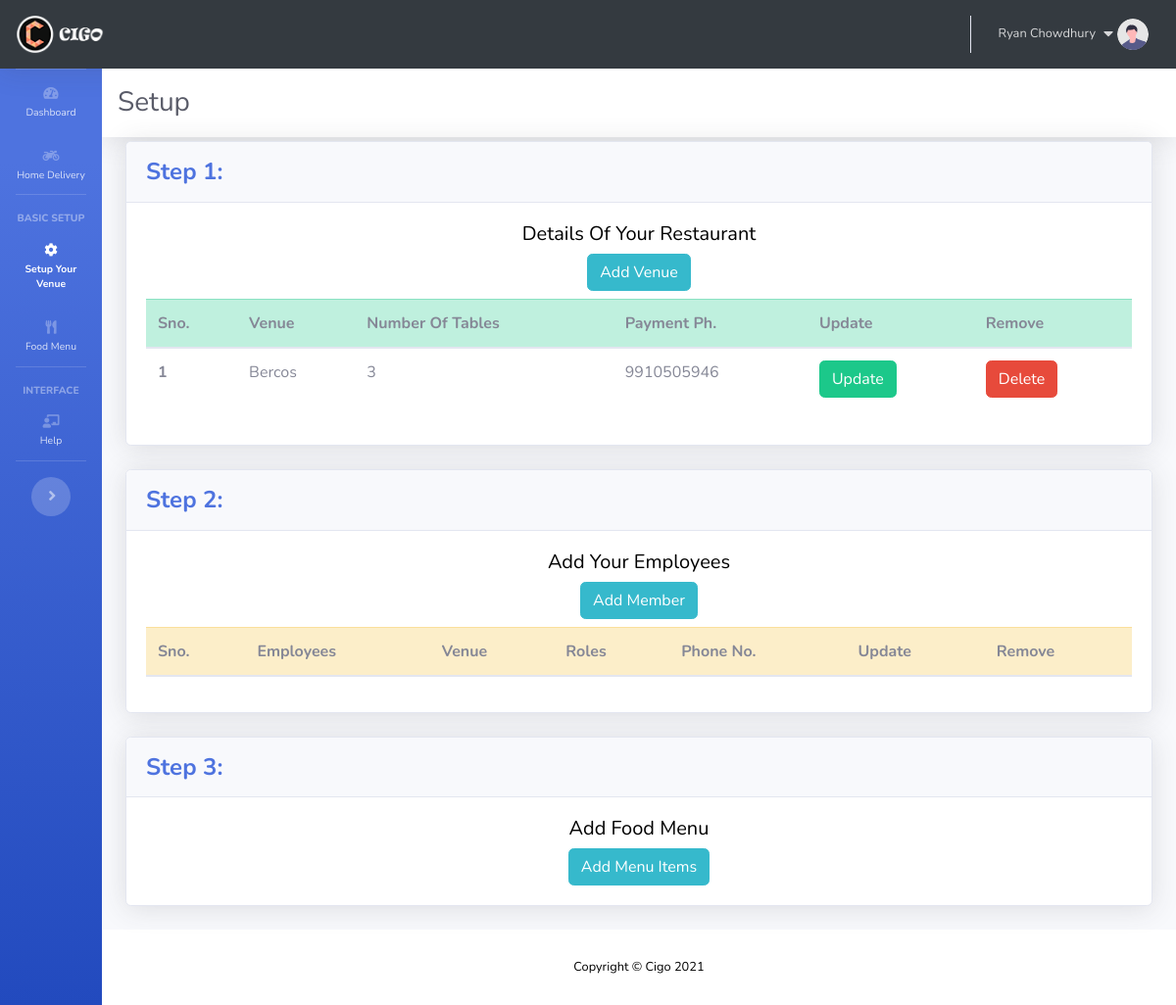
Page /setup/ (signed in) on the earlier database version.
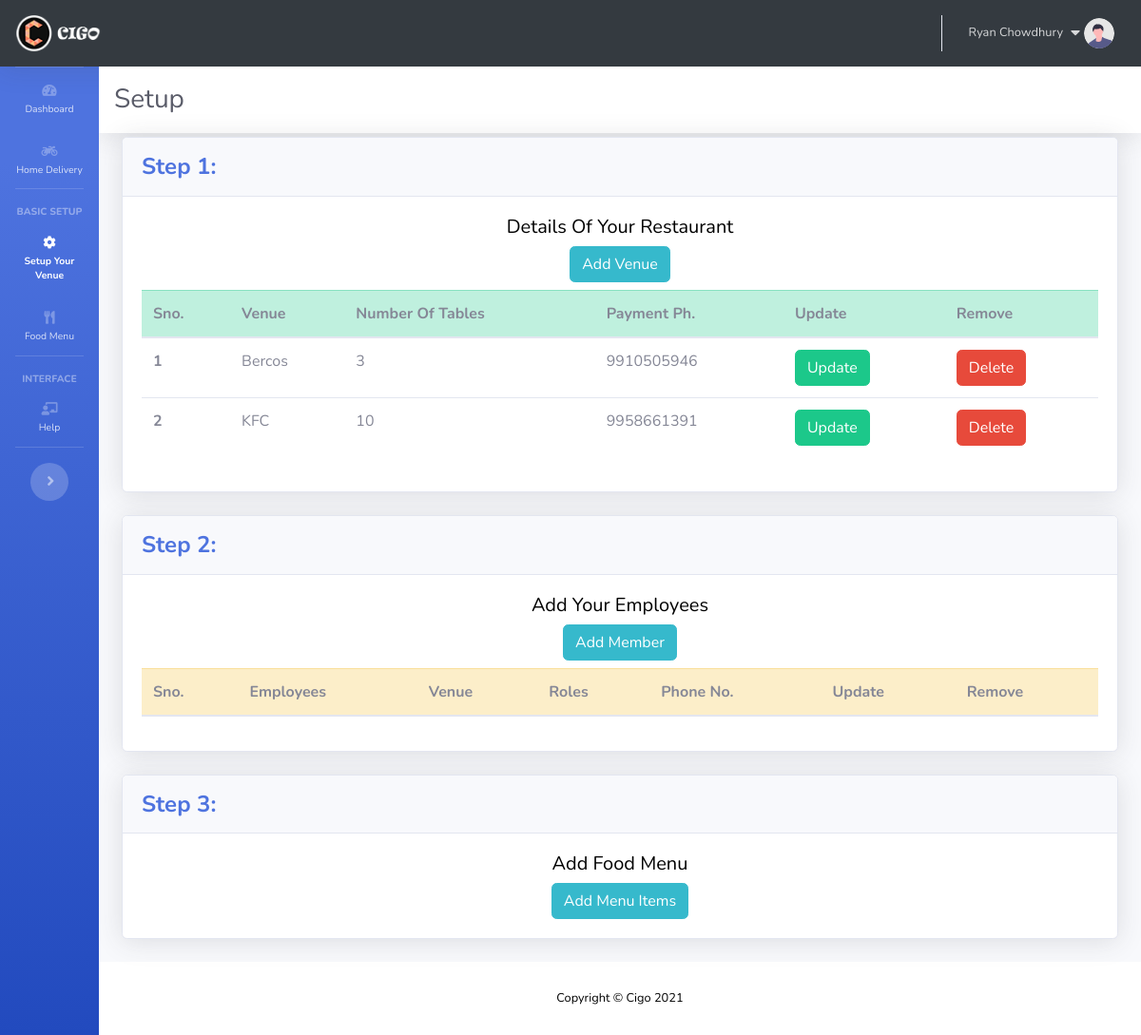
Same page on the later database version.
### setup/models.py (models this page shows, shortened)
class Venue(models.Model):
	venueid = models.AutoField(primary_key=True)
	venuename = models.CharField(max_length=50)
	owner = models.ForeignKey(User, on_delete=models.CASCADE)
	notables = models.IntegerField(default=0)
	paymentphone = models.CharField(max_length=50, default="0")

### accounts/decorators.py (the view)
		def wrapper_func(request, *args, **kwargs):
			group = None
			if request.user.groups.exists():
				group = request.user.groups.all()[0].name
			if group in allowed_roles:
				return view_func(request, *args, **kwargs)
			else:
				return HttpResponse('You are not allowed')

### dashboard/templatetags/auth_extras.py (called while the page is built)
@register.filter(name='has_group')
def has_group(user, group_name):
    group = Group.objects.get(name=group_name)
    return True if group in user.groups.all() else False

### setup/views.py (called while the page is built)
@login_required(login_url="/home/")
@allowed_users(allowed_roles=['Owner','Admin'])
def setup(request):
	allrestaurants = Venue.objects.filter(owner=request.user)
	allemployee = Employee.objects.filter(owner=request.user)
	details = {'allrestaurants':allrestaurants, 'allemployee':allemployee}
	return render(request,'app/setup/setup.html', details)

### templates/app/setup/setup.html (shortened to what this page needs)
{% extends "app/appbase.html" %}
{% block setupactive %}active{% endblock setupactive %}
{% block pageheading %}
<h1 class="h3 mb-0 text-gray-800 mr-4">Setup</h1>
{% endblock pageheading %}
{% block body %}
<div class="container-fluid">
	<div class="card shadow mb-4">
		<div class="card-header py-3">
			<h4 class="m-0 font-weight-bold text-primary">Step 1:</h4>
		</div>
		<div class="card-body">
			<div>
				<h5 class="text-center "> Details Of Your Restaurant</h5>
			</div>
			<div class="text-center">
				<button type="button" class="btn btn-info" data-toggle="modal" data-target="#newVenueModal">
					Add Venue
				</button>
			</div>
			<div class="table-responsive">
				<table class="table mt-2">
					<thead class="table-success">
						<tr>
							<th scope="col">Sno.</th>
							<th scope="col">Venue</th>
							<th scope="col">Number Of Tables</th>
							<th scope="col">Payment Ph.</th>
							<th scope="col">Update</th>
							<th scope="col">Remove</th>
						</tr>
					</thead>
					<tbody>
						{% for i in allrestaurants %}
						<tr>
							<th scope="row">{{ forloop.counter }}</th>
							<td id="venuename{{i.venueid}}">{{i.venuename}}</td>
							<td id="notables{{i.venueid}}">{{i.notables}}</td>
							<td id="paymentphone{{i.venueid}}">{{i.paymentphone}}</td>
							<td><button id="{{i.venueid}}" type="button" class="btn btn-success updatevenue" data-toggle="modal" data-target="#updateVenueModal">Update</button></td>
							<td><button type="button" id="{{i.venueid}}" class="btn btn-danger deletevenue">Delete</button></td>
						</tr>
						{% endfor %}
					</tbody>
				</table>
			</div>
		</div>
	</div>
</div>
<div class="container-fluid">
	<div class="card shadow mb-4">
		<div class="card-header py-3">
			<h4 class="m-0 font-weight-bold text-primary">Step 2:</h4>
		</div>
		<div class="card-body">
			<div>
				<h5 class="text-center "> Add Your Employees </h5>
			</div>
			<div class="text-center">
				<button type="button" class="btn btn-info" data-toggle="modal" data-target="#signupModal">
					Add Member
				</button>
			</div>
			<div class="table-responsive">
				<table class="table mt-2">
					<thead class="table-warning">
						<tr>
							<th scope="col">Sno.</th>
							<th scope="col">Employees</th>
							<th scope="col">Venue</th>
							<th scope="col">Roles</th>
							<th scope="col">Phone No.</th>
							<th scope="col">Update</th>
							<th scope="col">Remove</th>
						</tr>
					</thead>
				</table>
			</div>
		</div>
	</div>
</div>
<div class="container-fluid">
	<div class="card shadow mb-4">
		<div class="card-header py-3">
			<h4 class="m-0 font-weight-bold text-primary">Step 3:</h4>
		</div>
		<div class="card-body">
			<div>
				<h5 class="text-center "> Add Food Menu</h5>
			</div>
			<div class="text-center">
				<a type="button" class="btn btn-info" href="./menupage">
					Add Menu Items
				</a>
			</div>
		</div>
	</div>
</div>
{% endblock body %}

### templates/app/appbase.html (shortened to what this page needs)
{% load static %}
{% load auth_extras %}
<!DOCTYPE html>
<html lang="en">
<head>
	<link href="{% static 'app/css/all.min.css' %}" rel="stylesheet" type="text/css">
	<link href="{% static 'app/css/sb-admin-2.min.css' %}" rel="stylesheet">
	<link href="{% static 'app/css/dashboard.css' %}" rel="stylesheet">
</head>
<body id="page-top">
	<nav class="navbar navbar-expand navbar-dark bg-black topbar shadow" style="background-color: #343a40;">
		<a class="navbar-brand" href="/home"><img class="img-profile " src="{% static 'home/img/logohome.png' %}" style="width:90px;height:40px;"></a>
		<ul class="navbar-nav ml-auto">
			{% if user.is_authenticated %}
			<li class="nav-item dropdown no-arrow">
				<a class="nav-link dropdown-toggle" href="#" id="userDropdown" role="button" data-toggle="dropdown" aria-haspopup="true" aria-expanded="false">
					<span class="mr-2 d-none d-lg-inline small">{{request.user.first_name}}</span>
					<span><i class="fas fa-caret-down mr-1"></i></span>
					<img class="img-profile rounded-circle" src="{% static 'app/img/undraw_profile.svg' %}">
				</a>
			</li>
			{% endif %}
		</ul>
	</nav>
	<div class="bg">
		<div id="wrapper">
			<ul class="navbar-nav bg-gradient-primary sidebar sidebar-dark accordion toggled" id="accordionSidebar">
				<hr class="sidebar-divider my-0">
				<li class="nav-item {% block dashboardactive %}{% endblock dashboardactive %}">
					<a class="nav-link" href="/dashboard/">
						<i class="fas fa-fw fa-tachometer-alt"></i>
						<span>Dashboard</span></a>
				</li>
				<li class="nav-item {% block homedelactive %}{% endblock homedelactive %}">
					<a class="nav-link" href="/deliverydashboard/">
						<i class="fas fa-motorcycle"></i>
						<span>Home Delivery</span></a>
				</li>
				<hr class="sidebar-divider">
				{% if request.user|has_group:"Owner" %}
				<div class="sidebar-heading">
					Basic Setup
				</div>
				<li class="nav-item {% block setupactive %}{% endblock setupactive %}">
					<a class="nav-link collapsed" href="#" data-toggle="collapse" data-target="#collapseTwo" aria-expanded="true" aria-controls="collapseTwo">
						<i class="fas fa-fw fa-cog"></i>
						<span>Setup Your Venue</span>
					</a>
				</li>
				<li class="nav-item {% block menuactive %}{% endblock menuactive %}">
					<a class="nav-link collapsed" href="#" data-toggle="collapse" data-target="#collapseUtilities" aria-expanded="true" aria-controls="collapseUtilities">
						<i class="fas fa-fw fa-utensils"></i>
						<span>Food Menu</span>
					</a>
				</li>
				<hr class="sidebar-divider">
				<div class="sidebar-heading">
					Interface
				</div>
				<li class="nav-item {% block helpactive %}{% endblock helpactive %}">
					<a class="nav-link collapsed" href="#" data-toggle="collapse" data-target="#collapseHelp" aria-expanded="true" aria-controls="collapseHelp">
						<i class="fas fa-chalkboard-teacher"></i>
						<span>Help</span>
					</a>
				</li>
				<hr class="sidebar-divider d-none d-md-block">
				{% endif %}
				<div class="text-center d-none d-md-inline">
					<button class="rounded-circle border-0" id="sidebarToggle"></button>
				</div>
			</ul>
			<div id="content-wrapper" class="d-flex flex-column">
				<nav class="navbar navbar-expand-xl navbar-light bg-white topbar mb-1 shadow">
					{% block pageheading %}
					{% endblock pageheading %}
				</nav>
				{% block body %}
				{% endblock body %}
				<footer class="sticky-footer bg-white">
					<div class="container my-auto">
						<div class="copyright text-center my-auto">
							<span>Copyright &copy; Cigo 2021</span>
						</div>
					</div>
				</footer>
			</div>
		</div>
	</div>
</body>
</html>

### static/app/css/dashboard.css (style rules this page uses)
.bg { background-color: white; background-repeat: no-repeat; background-size: cover; color: black; }
html { scroll-behavior: smooth; }

Differences in the rows shown:
added Venue: venuename "KFC", notables "10", paymentphone "9958661391"
